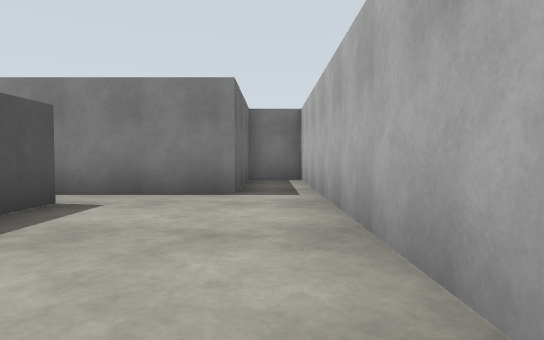
[1] (above)

24 first-person views from a walk through a robot-simulator world made for Gazebo. The camera is 0.94 m above the floor, tilts 2° down and sees 75° across. The floor is counted in squares, 2 m on a side. Each view is taken from the middle of a square. On the plan, view 1 faces up. The plan holds only what a view shows up to about 9 squares ahead; the rest is blank. The place goes on beyond the plan.

[2]
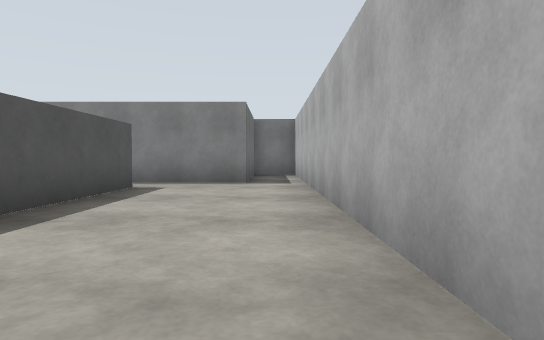

[3]
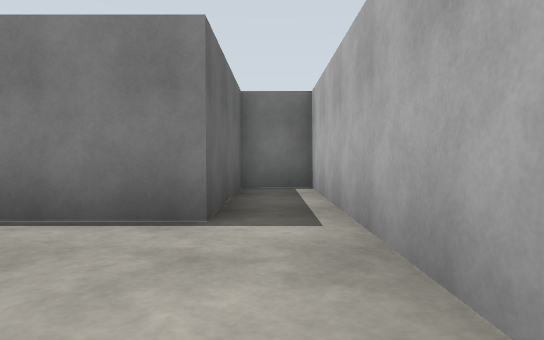

[4]
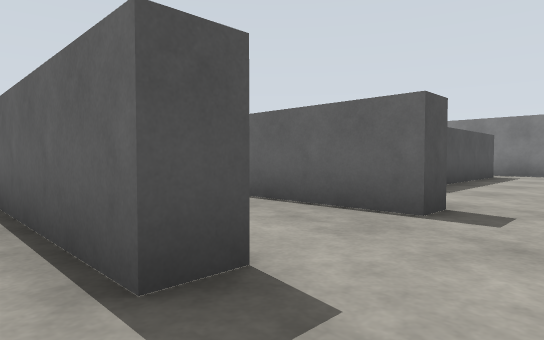

[5]
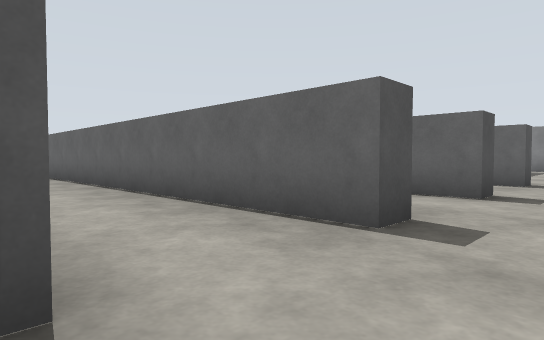

[6]
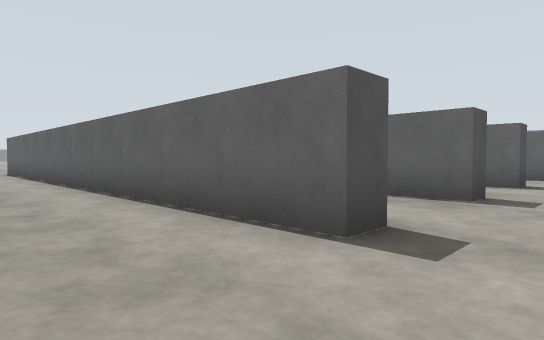

[7]
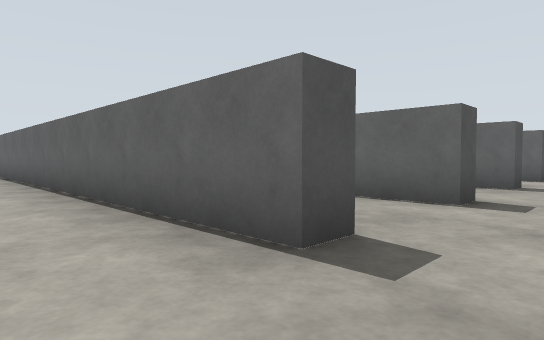

[8]
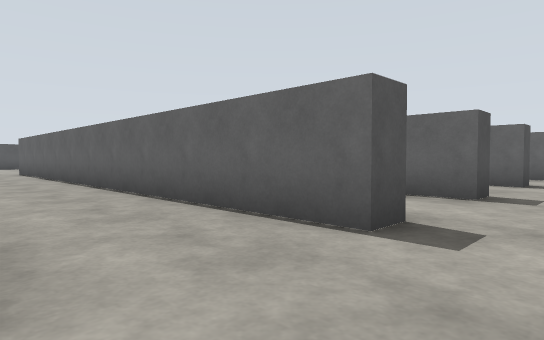

[9]
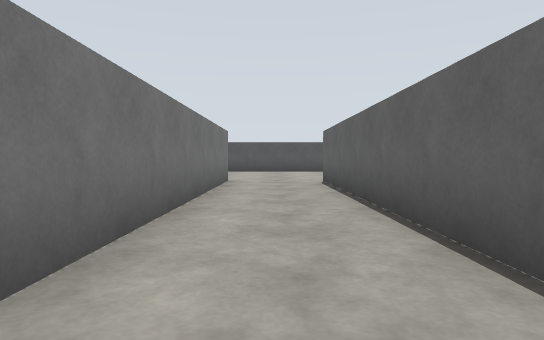

[10]
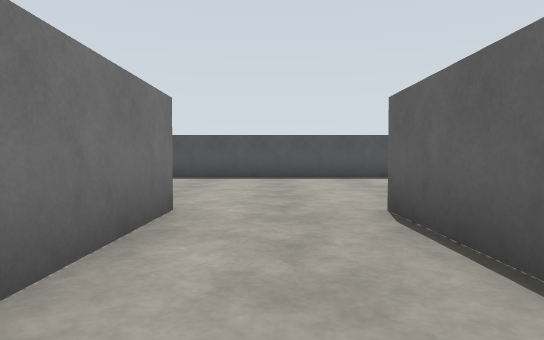

[11]
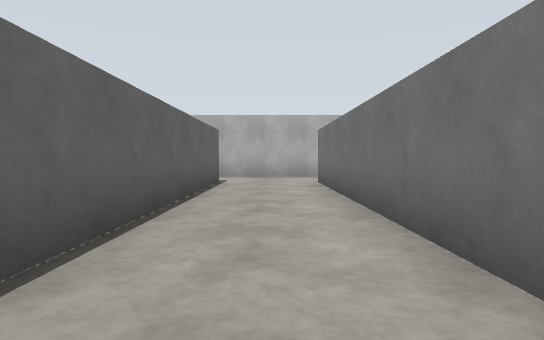

[12]
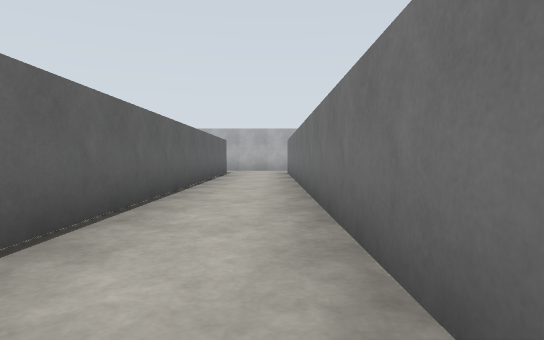

[13]
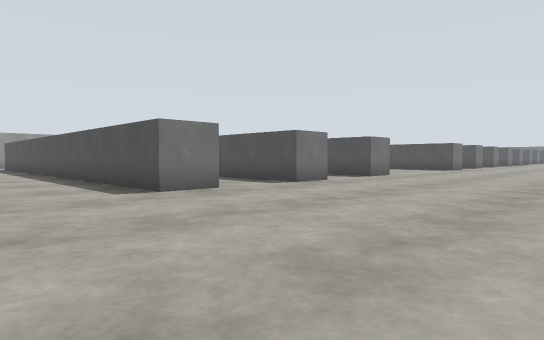

[14]
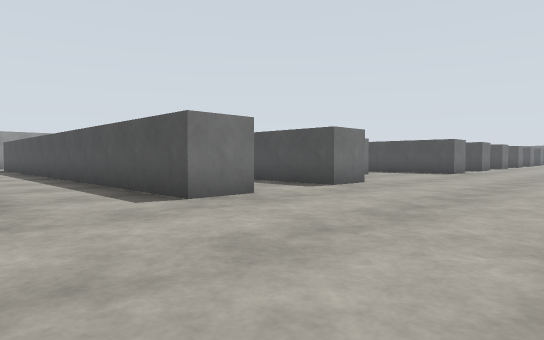

[15]
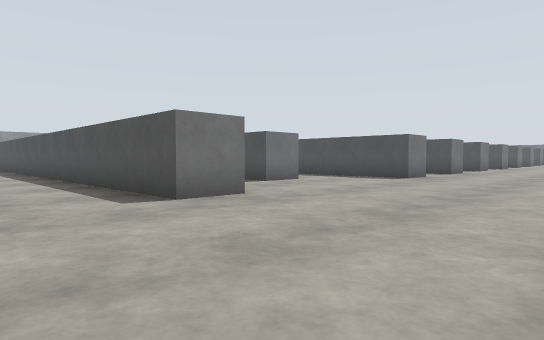

[16]
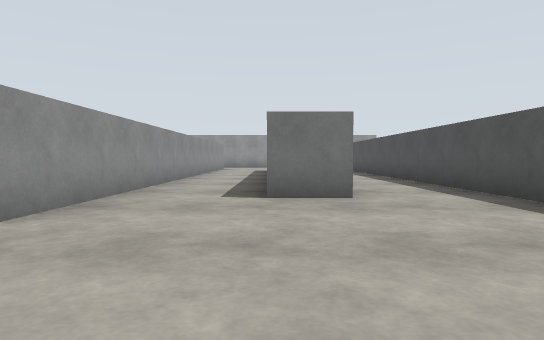

[17]
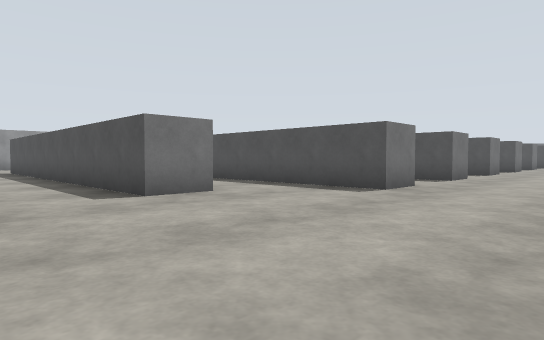

[18]
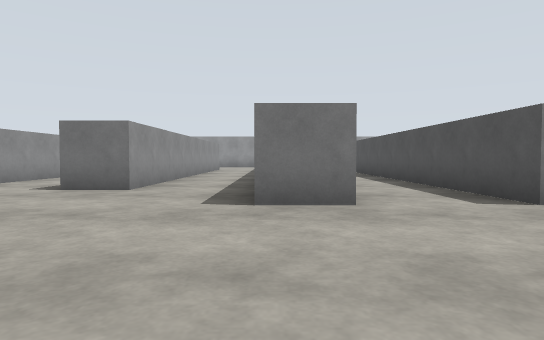

[19]
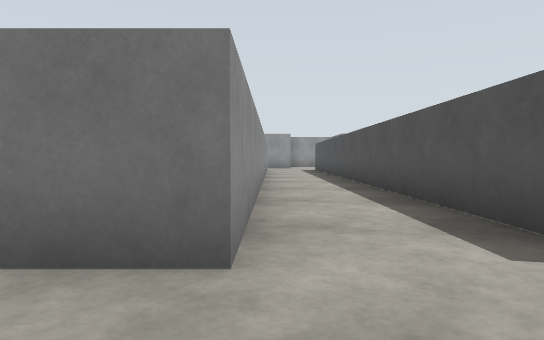

[20]
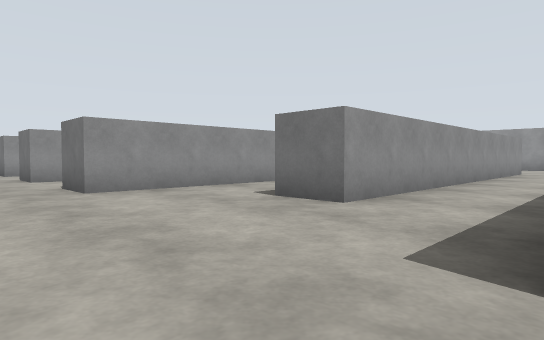

[21]
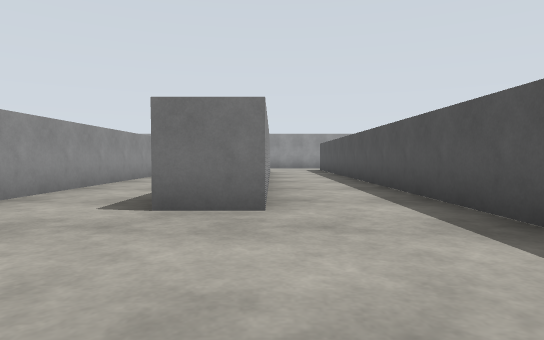

[22]
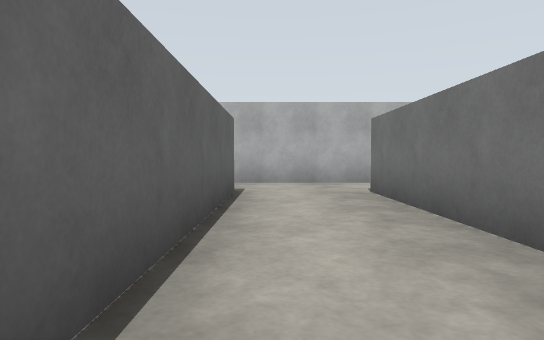

[23]
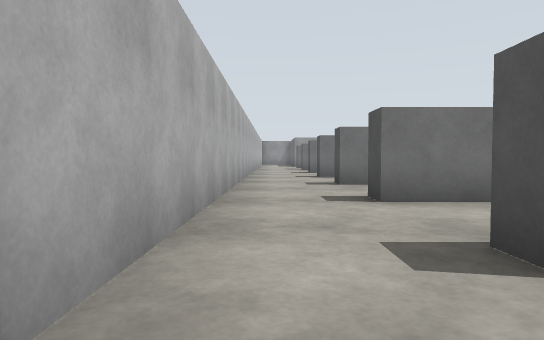

[24]
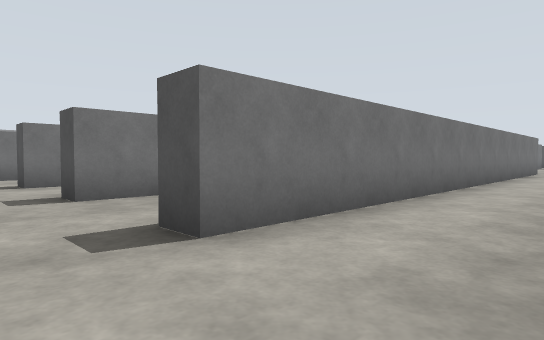

### Floor plan
Key: @ floor where view 1 was taken; # wall or solid block; . floor; B grey box.
Columns run from 34 left of view 1 to 1 right of it. Each row starts with its distance up from view 1.
  8                                  ###
  7                                  #.#
  6                                  #.#
  5                                ###.#
  4                                ....#
  3                                 #..#
  2                                 #..#
  1                                 #..#
  0                                  .@#
 -1                                  ..#
 -2                                  ..
 -3                                ##..
 -4                                ....
 -5                              ####..#
 -6                .....        .......#
 -7      .   ...........         ......#
 -8    .................    #########..#
 -9 ....................    ...........#
-10 ....................   ##########..#
-11   B..B....BB.B..B..     ...........#
-12   B..B..B.BB.B..B..    ##########..#
-13   B..B.BB.BB.B..B..    ............#
-14   B..B.BB.BB.B..B.... .............#
-15   B..B.BB.BB.B..B.....###########..#
-16   B..B.BB.BB.B..B..................#
-17   B..B.BB.BB.B..B.....###########..#

Positions as (right, up) in squares from view 1, and headings:
1: (0, 0), facing up
2: (0, -2), facing up
3: (0, 2), facing up
4: (0, -6), facing up-left
5: (0, -10), facing up-left
6: (0, -12), facing up-left
7: (0, -14), facing up-left
8: (0, -17), facing up-left
9: (-5, -16), facing left
10: (-9, -16), facing left
11: (-8, -16), facing right
12: (-12, -14), facing right
13: (-15, -6), facing down-left
14: (-18, -7), facing down-left
15: (-21, -7), facing down-left
16: (-26, -8), facing down
17: (-24, -8), facing down-left
18: (-29, -7), facing down
19: (-30, -9), facing down
20: (-29, -9), facing down-right
21: (-27, -9), facing down
22: (-6, -6), facing right
23: (0, -6), facing down
24: (0, -8), facing down-left
